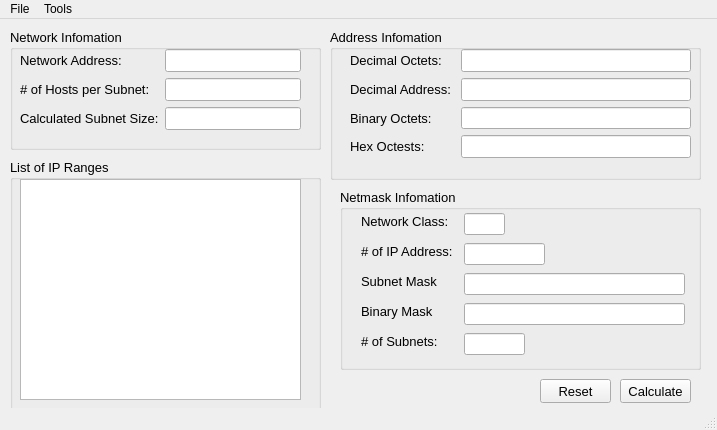
<?xml version="1.0" encoding="UTF-8"?>
<ui version="4.0">
 <class>MainWindow</class>
 <widget class="QMainWindow" name="MainWindow">
  <property name="geometry">
   <rect>
    <x>0</x>
    <y>0</y>
    <width>717</width>
    <height>430</height>
   </rect>
  </property>
  <property name="focusPolicy">
   <enum>Qt::StrongFocus</enum>
  </property>
  <property name="windowTitle">
   <string>Subnet Calculator</string>
  </property>
  <property name="autoFillBackground">
   <bool>true</bool>
  </property>
  <widget class="QWidget" name="centralwidget">
   <widget class="QGroupBox" name="groupBoxNWInfo">
    <property name="geometry">
     <rect>
      <x>10</x>
      <y>10</y>
      <width>311</width>
      <height>121</height>
     </rect>
    </property>
    <property name="font">
     <font>
      <family>Arial</family>
      <pointsize>10</pointsize>
     </font>
    </property>
    <property name="title">
     <string>Network Infomation</string>
    </property>
    <widget class="QWidget" name="layoutWidget">
     <property name="geometry">
      <rect>
       <x>10</x>
       <y>20</y>
       <width>281</width>
       <height>81</height>
      </rect>
     </property>
     <layout class="QGridLayout" name="gridLayout">
      <item row="0" column="0">
       <widget class="QLabel" name="labelNWAddress">
        <property name="font">
         <font>
          <family>Arial</family>
         </font>
        </property>
        <property name="text">
         <string>Network Address:        </string>
        </property>
       </widget>
      </item>
      <item row="0" column="1">
       <widget class="QLineEdit" name="lineEditNWAddress"/>
      </item>
      <item row="1" column="0">
       <widget class="QLabel" name="labelNumHost">
        <property name="text">
         <string># of Hosts per Subnet: </string>
        </property>
       </widget>
      </item>
      <item row="1" column="1">
       <widget class="QLineEdit" name="lineEditNumHost"/>
      </item>
      <item row="2" column="0">
       <widget class="QLabel" name="labelSbSize">
        <property name="text">
         <string>Calculated Subnet Size:</string>
        </property>
       </widget>
      </item>
      <item row="2" column="1">
       <widget class="QLineEdit" name="lineEditSbSize">
        <property name="focusPolicy">
         <enum>Qt::TabFocus</enum>
        </property>
        <property name="frame">
         <bool>true</bool>
        </property>
        <property name="readOnly">
         <bool>true</bool>
        </property>
       </widget>
      </item>
     </layout>
    </widget>
   </widget>
   <widget class="QGroupBox" name="groupBoxIPRange">
    <property name="geometry">
     <rect>
      <x>10</x>
      <y>140</y>
      <width>311</width>
      <height>261</height>
     </rect>
    </property>
    <property name="font">
     <font>
      <family>Arial</family>
      <pointsize>10</pointsize>
     </font>
    </property>
    <property name="title">
     <string>List of IP Ranges</string>
    </property>
    <widget class="QListWidget" name="listWidgetIPRange">
     <property name="geometry">
      <rect>
       <x>10</x>
       <y>20</y>
       <width>281</width>
       <height>221</height>
      </rect>
     </property>
    </widget>
   </widget>
   <widget class="QGroupBox" name="groupBoxAddressInfo">
    <property name="geometry">
     <rect>
      <x>330</x>
      <y>10</y>
      <width>371</width>
      <height>151</height>
     </rect>
    </property>
    <property name="font">
     <font>
      <family>Arial</family>
      <pointsize>10</pointsize>
     </font>
    </property>
    <property name="title">
     <string>Address Infomation</string>
    </property>
    <widget class="QWidget" name="layoutWidget">
     <property name="geometry">
      <rect>
       <x>20</x>
       <y>20</y>
       <width>341</width>
       <height>111</height>
      </rect>
     </property>
     <layout class="QGridLayout" name="gridLayout_2">
      <item row="0" column="0">
       <widget class="QLabel" name="labelDecimalOctets">
        <property name="text">
         <string>Decimal Octets: </string>
        </property>
       </widget>
      </item>
      <item row="0" column="1">
       <widget class="QLineEdit" name="lineEditDecimalOctets">
        <property name="readOnly">
         <bool>true</bool>
        </property>
       </widget>
      </item>
      <item row="1" column="0">
       <widget class="QLabel" name="labelDecimalAddress">
        <property name="text">
         <string>Decimal Address: </string>
        </property>
       </widget>
      </item>
      <item row="1" column="1">
       <widget class="QLineEdit" name="lineEditDecimalAddress">
        <property name="readOnly">
         <bool>true</bool>
        </property>
       </widget>
      </item>
      <item row="2" column="0">
       <widget class="QLabel" name="labelBinaryOctets">
        <property name="text">
         <string>Binary Octets:</string>
        </property>
       </widget>
      </item>
      <item row="2" column="1">
       <widget class="QLineEdit" name="lineEditBinaryOctets">
        <property name="font">
         <font>
          <family>Arial</family>
          <pointsize>8</pointsize>
         </font>
        </property>
        <property name="readOnly">
         <bool>true</bool>
        </property>
       </widget>
      </item>
      <item row="3" column="0">
       <widget class="QLabel" name="labelHexOctets">
        <property name="text">
         <string>Hex Octests: </string>
        </property>
       </widget>
      </item>
      <item row="3" column="1">
       <widget class="QLineEdit" name="lineEditHexOctets">
        <property name="readOnly">
         <bool>true</bool>
        </property>
       </widget>
      </item>
     </layout>
    </widget>
   </widget>
   <widget class="QGroupBox" name="groupBoxNetmask">
    <property name="geometry">
     <rect>
      <x>340</x>
      <y>170</y>
      <width>361</width>
      <height>181</height>
     </rect>
    </property>
    <property name="font">
     <font>
      <family>Arial</family>
      <pointsize>10</pointsize>
     </font>
    </property>
    <property name="title">
     <string>Netmask Infomation</string>
    </property>
    <widget class="QLabel" name="labelNumSubnet">
     <property name="geometry">
      <rect>
       <x>21</x>
       <y>144</y>
       <width>77</width>
       <height>16</height>
      </rect>
     </property>
     <property name="text">
      <string># of Subnets:</string>
     </property>
    </widget>
    <widget class="QLineEdit" name="lineEditNumSubnet">
     <property name="geometry">
      <rect>
       <x>124</x>
       <y>144</y>
       <width>61</width>
       <height>22</height>
      </rect>
     </property>
     <property name="readOnly">
      <bool>true</bool>
     </property>
    </widget>
    <widget class="QLabel" name="labelNWClass">
     <property name="geometry">
      <rect>
       <x>21</x>
       <y>24</y>
       <width>92</width>
       <height>16</height>
      </rect>
     </property>
     <property name="text">
      <string>Network Class: </string>
     </property>
    </widget>
    <widget class="QLineEdit" name="lineEditIPAddress">
     <property name="geometry">
      <rect>
       <x>124</x>
       <y>54</y>
       <width>81</width>
       <height>22</height>
      </rect>
     </property>
     <property name="readOnly">
      <bool>true</bool>
     </property>
    </widget>
    <widget class="QLabel" name="labelIPAddress">
     <property name="geometry">
      <rect>
       <x>21</x>
       <y>54</y>
       <width>97</width>
       <height>16</height>
      </rect>
     </property>
     <property name="text">
      <string># of IP Address: </string>
     </property>
    </widget>
    <widget class="QLabel" name="labelBinaryMask">
     <property name="geometry">
      <rect>
       <x>21</x>
       <y>114</y>
       <width>73</width>
       <height>16</height>
      </rect>
     </property>
     <property name="text">
      <string>Binary Mask</string>
     </property>
    </widget>
    <widget class="QLineEdit" name="lineEditBinaryMask">
     <property name="geometry">
      <rect>
       <x>124</x>
       <y>114</y>
       <width>221</width>
       <height>22</height>
      </rect>
     </property>
     <property name="font">
      <font>
       <pointsize>8</pointsize>
      </font>
     </property>
     <property name="readOnly">
      <bool>true</bool>
     </property>
    </widget>
    <widget class="QLineEdit" name="lineEditNWClass">
     <property name="geometry">
      <rect>
       <x>124</x>
       <y>24</y>
       <width>41</width>
       <height>22</height>
      </rect>
     </property>
     <property name="readOnly">
      <bool>true</bool>
     </property>
    </widget>
    <widget class="QLabel" name="labelSubnetMask">
     <property name="geometry">
      <rect>
       <x>21</x>
       <y>84</y>
       <width>77</width>
       <height>16</height>
      </rect>
     </property>
     <property name="text">
      <string>Subnet Mask</string>
     </property>
    </widget>
    <widget class="QLineEdit" name="lineEditSubnetMask">
     <property name="geometry">
      <rect>
       <x>124</x>
       <y>84</y>
       <width>221</width>
       <height>22</height>
      </rect>
     </property>
     <property name="readOnly">
      <bool>true</bool>
     </property>
    </widget>
   </widget>
   <widget class="QPushButton" name="pushButtonCalculate">
    <property name="geometry">
     <rect>
      <x>620</x>
      <y>360</y>
      <width>71</width>
      <height>24</height>
     </rect>
    </property>
    <property name="font">
     <font>
      <family>Arial</family>
      <pointsize>10</pointsize>
     </font>
    </property>
    <property name="text">
     <string>Calculate</string>
    </property>
   </widget>
   <widget class="QPushButton" name="pushButtonReset">
    <property name="geometry">
     <rect>
      <x>540</x>
      <y>360</y>
      <width>71</width>
      <height>24</height>
     </rect>
    </property>
    <property name="font">
     <font>
      <family>Arial</family>
      <pointsize>10</pointsize>
     </font>
    </property>
    <property name="text">
     <string>Reset</string>
    </property>
   </widget>
  </widget>
  <widget class="QMenuBar" name="menubar">
   <property name="geometry">
    <rect>
     <x>0</x>
     <y>0</y>
     <width>717</width>
     <height>21</height>
    </rect>
   </property>
   <widget class="QMenu" name="menuFile">
    <property name="title">
     <string>File</string>
    </property>
    <addaction name="actionOpenFile"/>
    <addaction name="actionSave_as"/>
    <addaction name="separator"/>
    <addaction name="actionExit"/>
   </widget>
   <widget class="QMenu" name="menuTools">
    <property name="title">
     <string>Tools</string>
    </property>
    <addaction name="actionCalculate"/>
    <addaction name="actionClear"/>
   </widget>
   <addaction name="menuFile"/>
   <addaction name="menuTools"/>
  </widget>
  <widget class="QStatusBar" name="statusbar"/>
  <action name="actionSave_as">
   <property name="text">
    <string>Save as...    Ctrl+S</string>
   </property>
   <property name="shortcut">
    <string>Ctrl+S</string>
   </property>
  </action>
  <action name="actionCtrl_O">
   <property name="text">
    <string>Ctrl +O</string>
   </property>
  </action>
  <action name="actionExit">
   <property name="text">
    <string>Exit              Ctrl+X</string>
   </property>
   <property name="shortcut">
    <string>Ctrl+X</string>
   </property>
  </action>
  <action name="actionCalculate">
   <property name="text">
    <string>Calculate    Ctrl+Alt+C</string>
   </property>
   <property name="shortcut">
    <string>Ctrl+Alt+C</string>
   </property>
  </action>
  <action name="actionClear">
   <property name="text">
    <string>Clear           Ctrl+Del</string>
   </property>
   <property name="shortcut">
    <string>Ctrl+Del</string>
   </property>
  </action>
  <action name="actionLoad_file">
   <property name="text">
    <string>Load file</string>
   </property>
  </action>
  <action name="actionOpenFile">
   <property name="text">
    <string>Open...       Ctrl+O</string>
   </property>
   <property name="shortcut">
    <string>Ctrl+O</string>
   </property>
  </action>
 </widget>
 <resources/>
 <connections/>
</ui>
